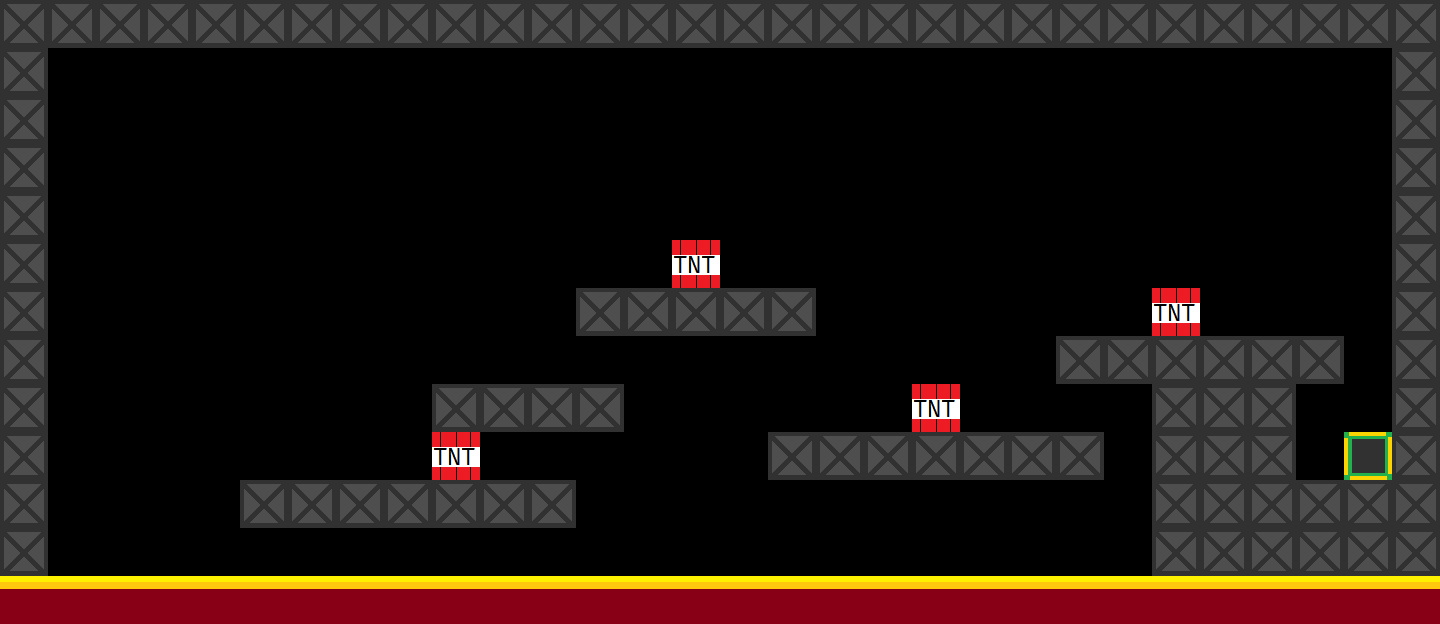

Below is a game level as drawn by its tile map, then a one-line description and the .tmx that defines it (tile-layer data replaced by summaries):
An orthogonal 30x13 tile map with 48x48 px tiles, 3 tile layers (colliders, bombs, chips).

<map version="1.4" tiledversion="2021.01.13" orientation="orthogonal" renderorder="right-down" width="30" height="13" tilewidth="48" tileheight="48" infinite="0" nextlayerid="4" nextobjectid="1">
 <editorsettings>
  <export target="mess-is-lore.json" format="json" />
 </editorsettings>
 <tileset firstgid="1" name="tilemap" tilewidth="48" tileheight="48" tilecount="4" columns="2">
  <image source="../tilesets/tilemap.png" width="96" height="96" />
  <tile id="0">
   <properties>
    <property name="isBomb" type="bool" value="false" />
    <property name="isChip" type="bool" value="false" />
   </properties>
  </tile>
  <tile id="1">
   <properties>
    <property name="isBomb" type="bool" value="false" />
    <property name="isChip" type="bool" value="false" />
   </properties>
  </tile>
  <tile id="2">
   <properties>
    <property name="isBomb" type="bool" value="false" />
    <property name="isChip" type="bool" value="true" />
   </properties>
  </tile>
  <tile id="3">
   <properties>
    <property name="isBomb" type="bool" value="true" />
    <property name="isChip" type="bool" value="false" />
   </properties>
  </tile>
 </tileset>
 <layer id="1" name="colliders" width="30" height="13">
  <data>[390 cells, 127 non-empty, 2 distinct tile ids]</data>
 </layer>
 <layer id="2" name="bombs" width="30" height="13">
  <data>[390 cells, 4 non-empty, 1 distinct tile ids]</data>
 </layer>
 <layer id="3" name="chips" width="30" height="13">
  <data>[390 cells, 1 non-empty, 1 distinct tile ids]</data>
 </layer>
</map>